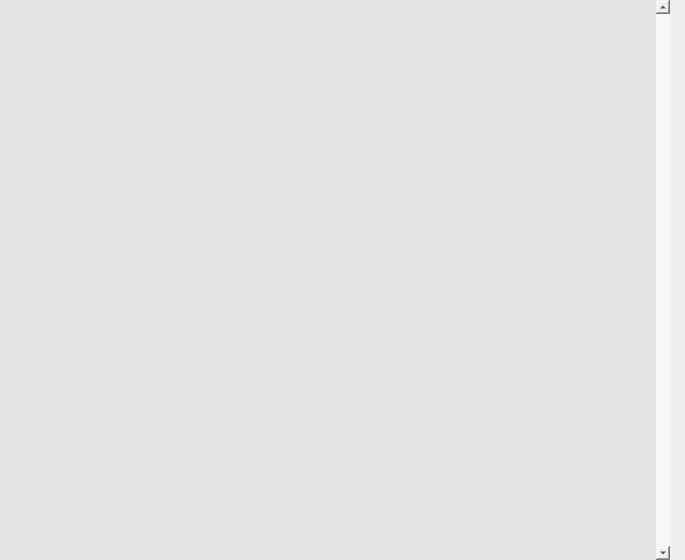
<?xml version="1.0" encoding="UTF-8"?>
<ui version="4.0">
 <class>Dialog</class>
 <widget class="QDialog" name="Dialog">
  <property name="geometry">
   <rect>
    <x>0</x>
    <y>0</y>
    <width>685</width>
    <height>560</height>
   </rect>
  </property>
  <property name="windowTitle">
   <string>Dialog</string>
  </property>
  <property name="styleSheet">
   <string notr="true">border:0;</string>
  </property>
  <widget class="QWidget" name="widget_2" native="true">
   <property name="geometry">
    <rect>
     <x>0</x>
     <y>0</y>
     <width>685</width>
     <height>560</height>
    </rect>
   </property>
   <widget class="QScrollArea" name="scroll">
    <property name="geometry">
     <rect>
      <x>0</x>
      <y>0</y>
      <width>670</width>
      <height>560</height>
     </rect>
    </property>
    <property name="styleSheet">
     <string notr="true">QWidget#scroll{
background-color: rgba(0,0,0,0.05);
}</string>
    </property>
    <property name="verticalScrollBarPolicy">
     <enum>Qt::ScrollBarAlwaysOn</enum>
    </property>
    <property name="horizontalScrollBarPolicy">
     <enum>Qt::ScrollBarAlwaysOff</enum>
    </property>
    <property name="widgetResizable">
     <bool>true</bool>
    </property>
    <property name="alignment">
     <set>Qt::AlignCenter</set>
    </property>
    <widget class="QWidget" name="scrollAreaWidgetContents">
     <property name="geometry">
      <rect>
       <x>0</x>
       <y>0</y>
       <width>653</width>
       <height>560</height>
      </rect>
     </property>
    </widget>
   </widget>
  </widget>
 </widget>
 <resources/>
 <connections/>
</ui>
